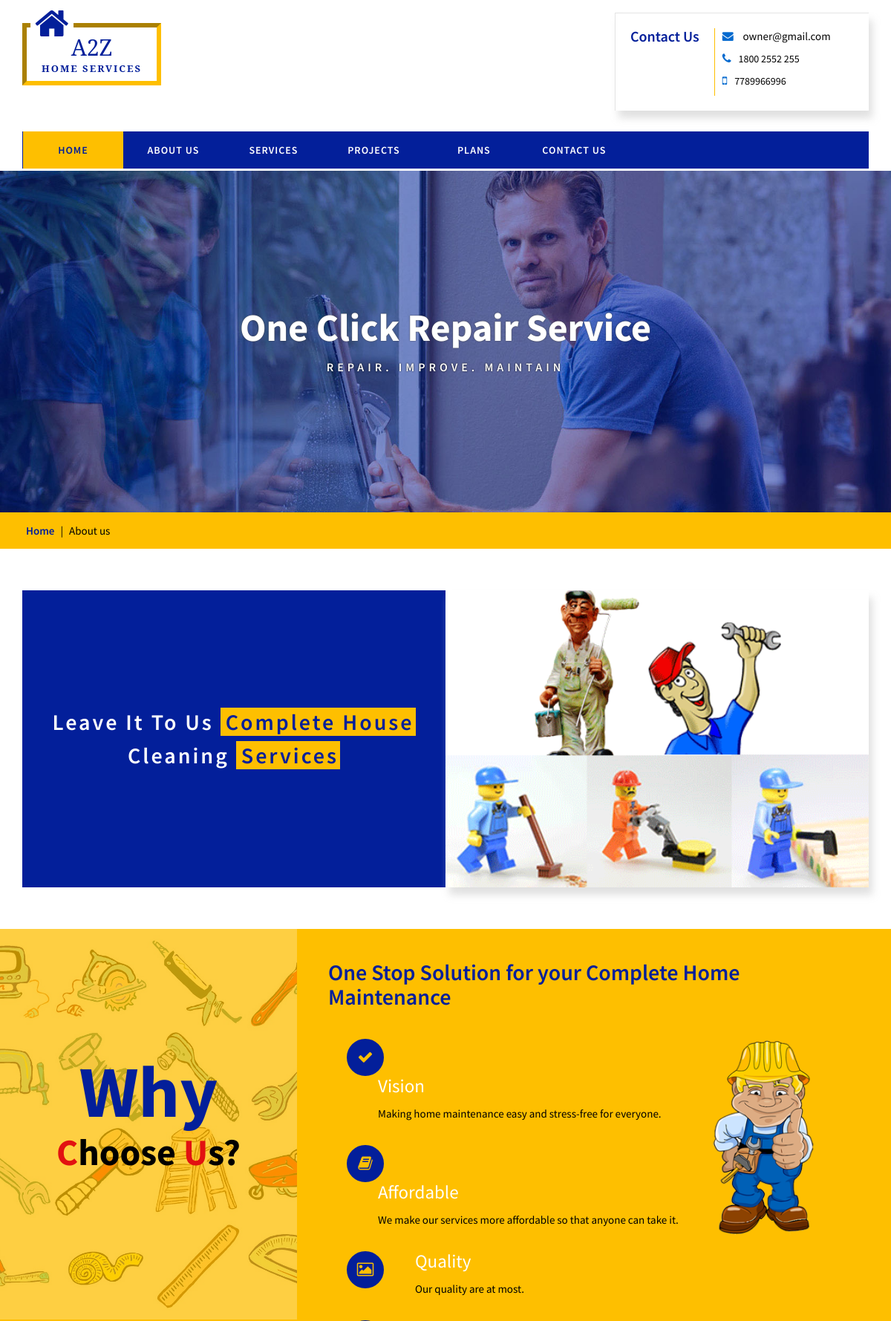
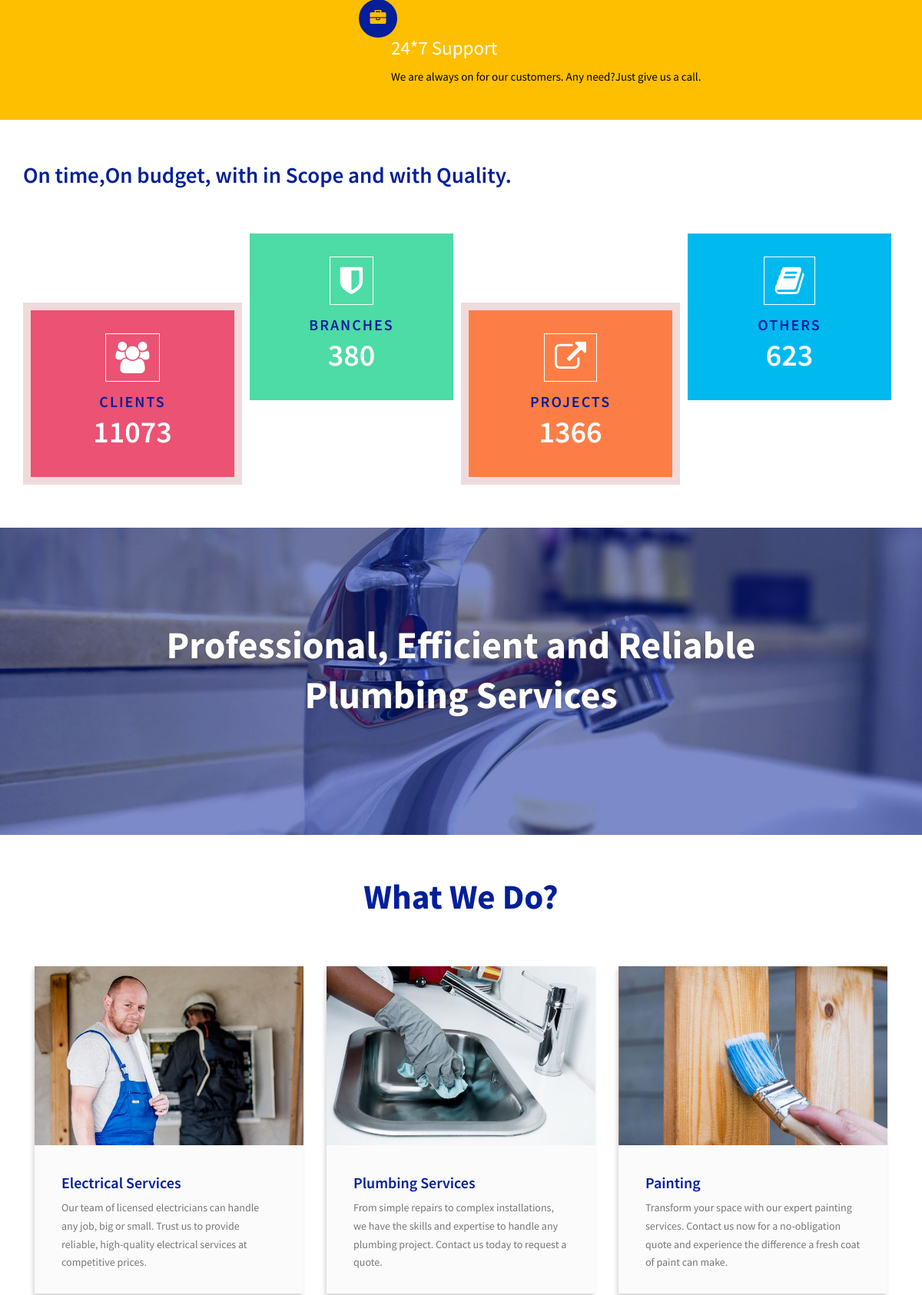
The page /about/ (upper part) on the database its author committed (2 pictures, top to bottom).
### services/models.py (models this page shows, shortened)
class ContactInfo(models.Model):
    email = models.EmailField(max_length=255)
    mobile_number = models.CharField(max_length=10)
    telephone_number = models.CharField(max_length=15)
    address = models.TextField()
    class Meta:
        verbose_name_plural = 'Owner Contact Info'

class ServiceTypes(models.Model):
    service = models.CharField(max_length=250)
    quote = models.TextField(default='Lorem ipsum dolor sit amet, consectetur adipiscing elit. Integer gravida mauris non mi gravida, at sollicitudin.')
    service_image = models.ImageField(upload_to='service_images/', default='service_images/default.jpg')
    def __str__(self):
        return self.service
    class Meta:
        verbose_name_plural = 'Service Types'

### services/views.py (the view)
# urls.py: path('about/', views.about, name='about'),
def about(request):
    contact_info = ContactInfo.objects.get(id=1)
    services = ServiceTypes.objects.all()
    teams = Team.objects.all()
    client_quotes = ClientQuotes.objects.all()
    context = {
        'services': services,
        'teams': teams,
        'client_quotes': client_quotes,
        'contact_info': contact_info,
    }
    return render(request, 'services/about.html', context)

### services/templates/services/about.html (shortened to what this page needs)
{% extends 'services/base.html' %}
{% block content %}
<div class="banner-bg2">
	<div class="banner-info bg3 inner">
		<h3>one click repair service</h3>
		<p>repair.&nbsp;improve.&nbsp;maintain</p>
	</div>
</div>
<div class="breadcrumbs-w3l">
	<div class="container">
		<span class="breadcrumbs">
			<a href="index.html">Home</a> |
			<span>About us</span>
		</span>
	</div>
</div>
<div class="w3ls-section">
	<div class="container">
		<div class="col-md-6 inner-banner">
			<h4 class="title-about about text-center">leave it to us
				<span>complete house</span> cleaning
				<span>services
				</span>
			</h4>
		</div>
		<div class="col-md-6 inner-main-bg">
		</div>
	</div>
</div>
<div class="agile-about-main">
	<div class="col-md-4 about-left">
		<div class="about-main-bg text-center">
			<h4 class="about-title">Why</h4>
			<h4 class="sub">
				<span>c</span>hoose
				<span>u</span>s?</h4>
		</div>
	</div>
	<div class="col-md-8 about-bottom-g1">
		<h4>One Stop Solution for your Complete Home Maintenance</h4>
		<div class="about-grid">
			<div class="about-bottom-right">
				<div class="abouthome-grid">
					<span class="hi-icon hi-icon-archive fa fa-check"> </span>
				</div>
				<div class="about-bottom">
					<h5>vision</h5>
					<p>Making home maintenance easy and stress-free for everyone.</p>
				</div>
				<div class="clearfix"> </div>
			</div>
			<div class="about-bottom-right">
				<div class="abouthome-grid">
					<span class="hi-icon hi-icon-archive  fa fa-book"> </span>
				</div>
				<div class="about-bottom">
					<h5>affordable</h5>
					<p>We make our services more affordable so that anyone can take it.
					</p>
				</div>
				<div class="clearfix"> </div>
			</div>
			<div class=" about-bottom-right">
				<div class="abouthome-grid">
					<span class="hi-icon hi-icon-archive fa fa-photo"> </span>
				</div>
				<div class="about-bottom">
					<h5>quality</h5>
					<p>Our quality are at most.
					</p>
				</div>
				<div class="clearfix"> </div>
			</div>
			<div class=" about-bottom-right">
				<div class="abouthome-grid">
					<span class="hi-icon hi-icon-archive fa fa-briefcase"> </span>
				</div>
				<div class="about-bottom">
					<h5>24*7 support</h5>
					<p>We are always on for our customers. Any need?Just give us a call.
					</p>
				</div>
				<div class="clearfix"> </div>
			</div>
		</div>
		<div class="abt-img">
			<img src="images/a1.png" alt="" class="img-responsive" />
		</div>
		<div class="clearfix"></div>
	</div>
	<div class="clearfix"></div>
</div>
<div class="w3ls-section  stats">
	<div class="container">
		<h5>On time,On budget, with in Scope and with Quality.</h5>
		<div class="stats-aboutinfo services-main">
			<div class="col-sm-3 col-xs-3 agileits_w3layouts-stats-grids text-center">
				<div class="stats-icon">
					<span class="fa fa-users" aria-hidden="true"></span>
				</div>
				<div class="stats-right">
					<h6>clients</h6>
					<div class='numscroller numscroller-big-bottom' data-slno='1' data-min='0' data-max='11073' data-delay='.5' data-increment="10">11073</div>
				</div>
			</div>
			<div class="col-sm-3 col-xs-3 agileits_w3layouts-stats-grids text-center">
				<div class="stats-icon">
					<span class="fa fa-shield" aria-hidden="true"></span>
				</div>
				<div class="stats-right">
					<h6>branches</h6>
					<div class='numscroller numscroller-big-bottom' data-slno='1' data-min='0' data-max='780' data-delay='.5' data-increment="1">380</div>
				</div>
			</div>
			<div class="col-sm-3 col-xs-3 agileits_w3layouts-stats-grids text-center">
				<div class="stats-icon">
					<span class="fa fa-external-link" aria-hidden="true"></span>
				</div>
				<div class="stats-right">
					<h6>projects</h6>
					<div class='numscroller numscroller-big-bottom' data-slno='1' data-min='0' data-max='630' data-delay='.5' data-increment="1">1366</div>
				</div>
			</div>
			<div class="col-sm-3 col-xs-3 agileits_w3layouts-stats-grids text-center">
				<div class="stats-icon">
					<span class="fa fa-book" aria-hidden="true"></span>
				</div>
				<div class="stats-right">
					<h6>others</h6>
					<div class='numscroller numscroller-big-bottom' data-slno='1' data-min='0' data-max='623' data-delay='.5' data-increment="1">623</div>
				</div>
			</div>
		</div>
	</div>
</div>
<div class="about-slid">
	<div class="container">
		<h6 class="slid">Professional, Efficient and Reliable Plumbing Services</h6>
	</div>
</div>
<div id="news" class="w3ls-section">
	<div class="container">
		<h4 class="main-title">what we do?</h4>
		<div class="news-aboutinfo services-main">
			{% for service in services %}
				<div class=" col-md-4 col-sm-6 about-innergrids">
					<div class="agileits-news-gridtext">
						<div class="news-gridimg">
							<a href="single.html">
								<img src="{{ service.service_image.url }}" class="img-responsive zoom-img" alt="" />
							</a>
						</div>
						<div class="news-gridimgtext">
							<a href="single.html">
								<h4>{{ service.service }}</h4>
							</a>
							<p>{{ service.quote }}</p>
						</div>
					</div>
				</div>
			{% endfor %}
		<div class="clearfix"> </div>
		</div>
	</div>
</div>
{% endblock content %}

### services/templates/services/base.html (shortened to what this page needs)
{% load static %}
<!DOCTYPE html>
<html lang="en-us">
<head>
	<link href="{% static 'css/bootstrap.css' %}" rel="stylesheet" type="text/css" media="all" />
	<link href="{% static 'css/JiSlider.css' %}" rel="stylesheet">
	<link href="{% static 'css/owl.carousel.css' %}" rel="stylesheet">
	<link href="{% static 'css/font-awesome.css' %}" rel="stylesheet" type="text/css" media="all" />
	<link href="{% static 'css/style.css' %}" rel="stylesheet" type="text/css" media="all" />
</head>
<body>
	<div class="w3layouts-header">
		<div class="container">
			<div class="logo-nav-agileits">
				<div class="logo-nav-left">
					<h1>
						<a href="{% url 'services:index' %}">
							<span class="fa fa-home"></span>a2z
							<span class="logo-title">home services</span>
						</a>
					</h1>
				</div>
				<div class="header-grid-left-wthree">
					<div class="h3-title">
						<h3>contact us</h3>
					</div>
					<ul>
						<li>
							<span class="fa fa-envelope" aria-hidden="true"></span>
							<a href="mailto:{{ contact_info.email }}">{{ contact_info.email }}</a>
						</li>
						<li>
							<span class="fa fa-phone" aria-hidden="true"></span>{{ contact_info.telephone_number }}</li>
						<li>
							<span class="fa fa-mobile" aria-hidden="true"></span>{{ contact_info.mobile_number }}
						</li>
					</ul>
					<div class="clearfix"> </div>
				</div>
				<div class="clearfix"> </div>
			</div>
			<div class="logo-nav-left1">
				<nav class="navbar navbar-default">
					<div class="collapse navbar-collapse" id="bs-megadropdown-tabs">
						<ul class="nav navbar-nav">
							<li class="active">
								<a href="{% url 'services:index' %}">Home</a>
							</li>
							<li>
								<a href="{% url 'services:about' %}">about us</a>
							</li>
							<li>
								<a href="{% url 'services:services' %}">services</a>
							</li>
							<li>
								<a href="{% url 'services:projects' %}">Projects</a>
							</li>
							<li>
								<a href="{% url 'services:plans' %}">plans</a>
							</li>
							<li>
								<a href="{% url 'services:contact-us' %}">contact us</a>
							</li>
						</ul>
					</div>
				</nav>
			</div>
		</div>
	</div>
    {% block content %}
    {% endblock content %}
</body>
</html>

### rows shown on the page
ContactInfo: email "owner@gmail.com", telephone_number "1800 2552 255", mobile_number "7789966996"
ServiceTypes: service_image (picture), service "Electrical Services", quote "Our team of licensed electricians can handle any job, big or small. Trust us to provide reliable, high-quality electrical services at competitive prices."
ServiceTypes: service_image (picture), service "Plumbing Services", quote "From simple repairs to complex installations, we have the skills and expertise to handle any plumbing project. Contact us today to request a quote."
ServiceTypes: service_image (picture), service "Painting", quote "Transform your space with our expert painting services. Contact us now for a no-obligation quote and experience the difference a fresh coat of paint can make."
